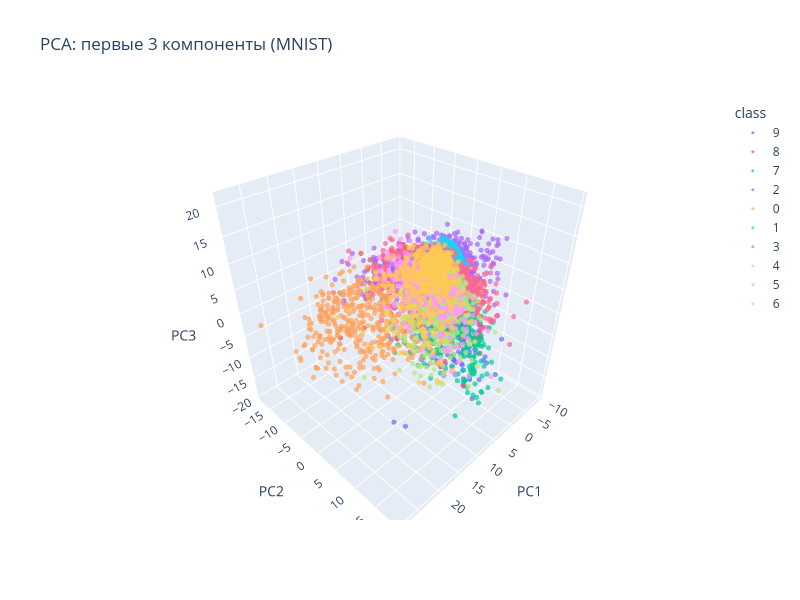

Notebook cell for this chart:
### Code cell
import plotly.express as px

pca_df = pd.DataFrame({
    "PC1": X_pca[:, 0], "PC2": X_pca[:, 1], "PC3": X_pca[:, 2],
    "class": [class_names[c] for c in y_sub]
})
fig = px.scatter_3d(pca_df, x="PC1", y="PC2", z="PC3", color="class",
                    opacity=0.7, height=600, width=800,
                    title="PCA: первые 3 компоненты (MNIST)")
fig.update_traces(marker_size=3)
fig.show()

### Figure 1 — Plotly figure (JSON) as saved in the notebook; plotly's stock layout.template omitted (floating-point values rounded to 4 significant figures; data arrays with more than 128 entries replaced by an {"elided": "..."} marker saying what was removed)
{"data": [{"hovertemplate": "class=9<br>PC1=%{x}<br>PC2=%{y}<br>PC3=%{z}<extra></extra>", "legendgroup": "9", "marker": {"color": "#636efa", "opacity": 0.7, "size": 3, "symbol": "circle"}, "mode": "markers", "name": "9", "scene": "scene", "showlegend": true, "type": "scatter3d", "x": {"elided": "500 float values"}, "y": {"elided": "500 float values"}, "z": {"elided": "500 float values"}}, {"hovertemplate": "class=8<br>PC1=%{x}<br>PC2=%{y}<br>PC3=%{z}<extra></extra>", "legendgroup": "8", "marker": {"color": "#EF553B", "opacity": 0.7, "size": 3, "symbol": "circle"}, "mode": "markers", "name": "8", "scene": "scene", "showlegend": true, "type": "scatter3d", "x": {"elided": "500 float values"}, "y": {"elided": "500 float values"}, "z": {"elided": "500 float values"}}, {"hovertemplate": "class=7<br>PC1=%{x}<br>PC2=%{y}<br>PC3=%{z}<extra></extra>", "legendgroup": "7", "marker": {"color": "#00cc96", "opacity": 0.7, "size": 3, "symbol": "circle"}, "mode": "markers", "name": "7", "scene": "scene", "showlegend": true, "type": "scatter3d", "x": {"elided": "500 float values"}, "y": {"elided": "500 float values"}, "z": {"elided": "500 float values"}}, {"hovertemplate": "class=2<br>PC1=%{x}<br>PC2=%{y}<br>PC3=%{z}<extra></extra>", "legendgroup": "2", "marker": {"color": "#ab63fa", "opacity": 0.7, "size": 3, "symbol": "circle"}, "mode": "markers", "name": "2", "scene": "scene", "showlegend": true, "type": "scatter3d", "x": {"elided": "500 float values"}, "y": {"elided": "500 float values"}, "z": {"elided": "500 float values"}}, {"hovertemplate": "class=0<br>PC1=%{x}<br>PC2=%{y}<br>PC3=%{z}<extra></extra>", "legendgroup": "0", "marker": {"color": "#FFA15A", "opacity": 0.7, "size": 3, "symbol": "circle"}, "mode": "markers", "name": "0", "scene": "scene", "showlegend": true, "type": "scatter3d", "x": {"elided": "500 float values"}, "y": {"elided": "500 float values"}, "z": {"elided": "500 float values"}}, {"hovertemplate": "class=1<br>PC1=%{x}<br>PC2=%{y}<br>PC3=%{z}<extra></extra>", "legendgroup": "1", "marker": {"color": "#19d3f3", "opacity": 0.7, "size": 3, "symbol": "circle"}, "mode": "markers", "name": "1", "scene": "scene", "showlegend": true, "type": "scatter3d", "x": {"elided": "500 float values"}, "y": {"elided": "500 float values"}, "z": {"elided": "500 float values"}}, {"hovertemplate": "class=3<br>PC1=%{x}<br>PC2=%{y}<br>PC3=%{z}<extra></extra>", "legendgroup": "3", "marker": {"color": "#FF6692", "opacity": 0.7, "size": 3, "symbol": "circle"}, "mode": "markers", "name": "3", "scene": "scene", "showlegend": true, "type": "scatter3d", "x": {"elided": "500 float values"}, "y": {"elided": "500 float values"}, "z": {"elided": "500 float values"}}, {"hovertemplate": "class=4<br>PC1=%{x}<br>PC2=%{y}<br>PC3=%{z}<extra></extra>", "legendgroup": "4", "marker": {"color": "#B6E880", "opacity": 0.7, "size": 3, "symbol": "circle"}, "mode": "markers", "name": "4", "scene": "scene", "showlegend": true, "type": "scatter3d", "x": {"elided": "500 float values"}, "y": {"elided": "500 float values"}, "z": {"elided": "500 float values"}}, {"hovertemplate": "class=5<br>PC1=%{x}<br>PC2=%{y}<br>PC3=%{z}<extra></extra>", "legendgroup": "5", "marker": {"color": "#FF97FF", "opacity": 0.7, "size": 3, "symbol": "circle"}, "mode": "markers", "name": "5", "scene": "scene", "showlegend": true, "type": "scatter3d", "x": {"elided": "500 float values"}, "y": {"elided": "500 float values"}, "z": {"elided": "500 float values"}}, {"hovertemplate": "class=6<br>PC1=%{x}<br>PC2=%{y}<br>PC3=%{z}<extra></extra>", "legendgroup": "6", "marker": {"color": "#FECB52", "opacity": 0.7, "size": 3, "symbol": "circle"}, "mode": "markers", "name": "6", "scene": "scene", "showlegend": true, "type": "scatter3d", "x": {"elided": "500 float values"}, "y": {"elided": "500 float values"}, "z": {"elided": "500 float values"}}], "layout": {"height": 600, "legend": {"title": {"text": "class"}, "tracegroupgap": 0}, "scene": {"domain": {"x": [0, 1], "y": [0, 1]}, "xaxis": {"title": {"text": "PC1"}}, "yaxis": {"title": {"text": "PC2"}}, "zaxis": {"title": {"text": "PC3"}}}, "title": {"text": "PCA: первые 3 компоненты (MNIST)"}, "width": 800}}
